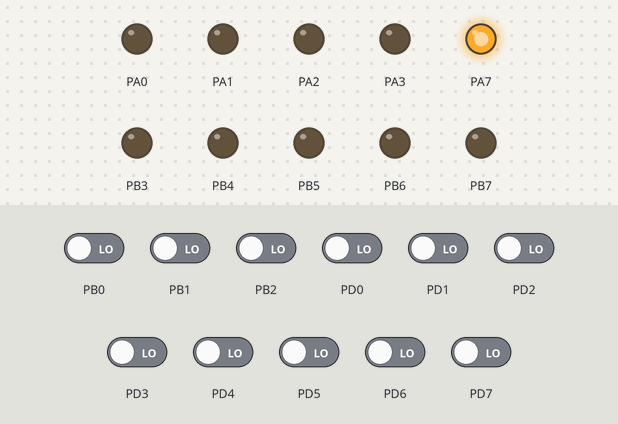
Simulated run of this program. Board: ATmega32, built with avr-gcc and emulated at 1 MHz. On the bench: output pins drawn as LEDs (lit = HIGH). The test bench sets the inputs (shaded band); at power-on: PB0–2, PD0–7 LOW.

Above: at 1.2 s.
1.3 s: PB2 driven HIGH
At 2.0 s:
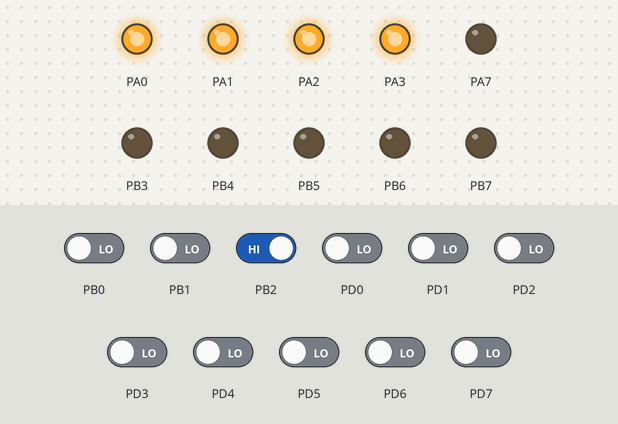
2.8 s: PD0 driven HIGH
At 3.1 s:
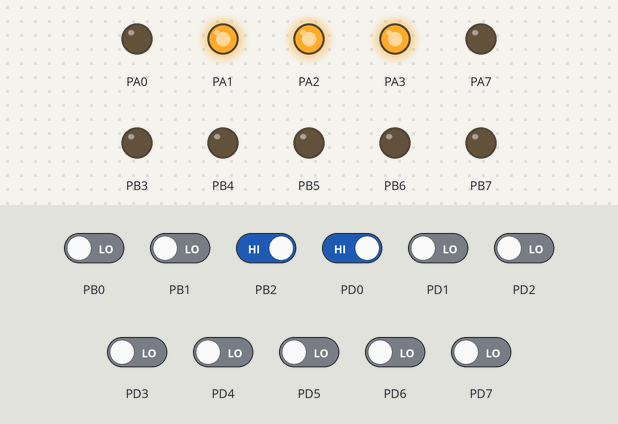
4.3 s: PB0 driven HIGH
At 5.4 s:
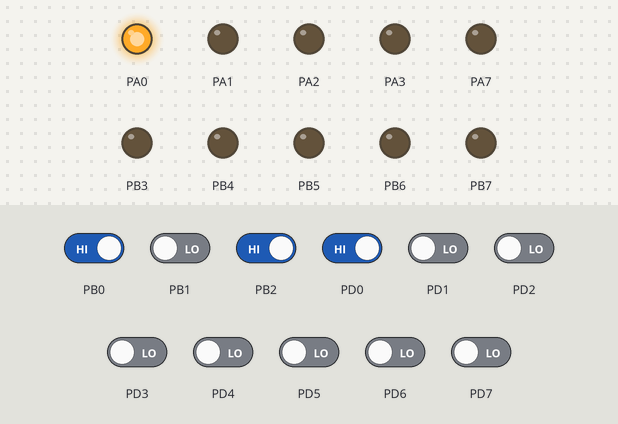
5.8 s: PD1 driven HIGH
At 6.6 s:
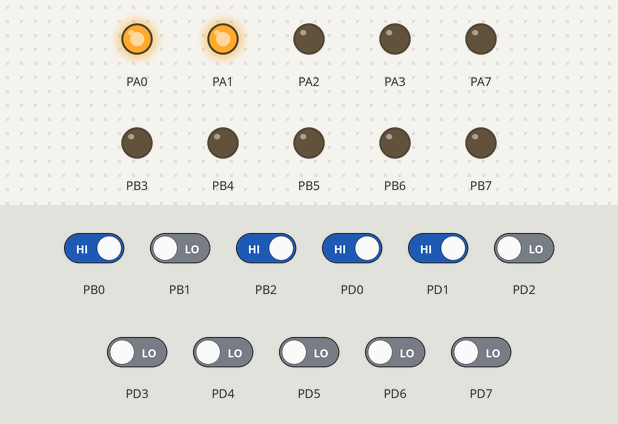
7.3 s: PD2 driven HIGH
At 7.7 s:
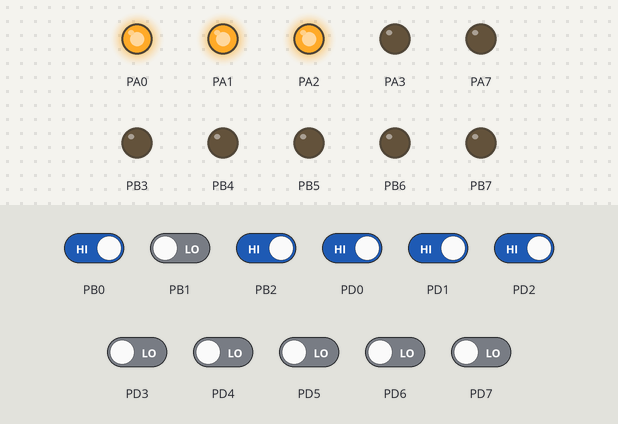
8.8 s: PD5 driven HIGH
At 10.1 s:
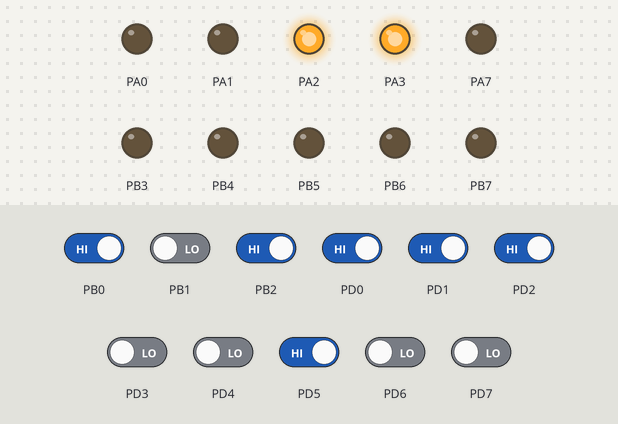
Timing chart, 0 to 11.3 s (numbered marks = the images above; inputs shaded):
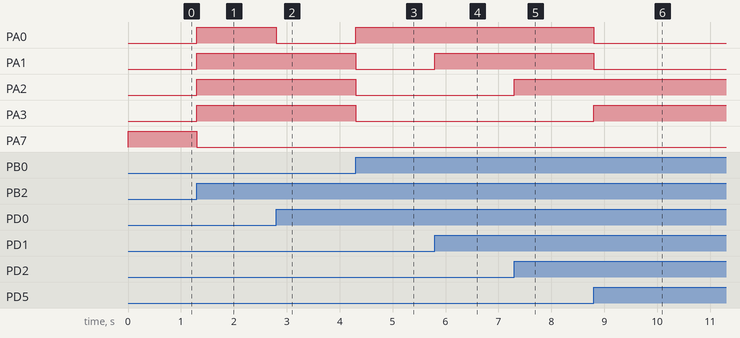

Measured:
- after the input at 1.3 s, PA0–3: LOW → HIGH at once; PA7: HIGH → LOW at once
- after the input at 2.8 s, PA0: HIGH → LOW at once
- after the input at 4.3 s, PA0: LOW → HIGH at once; PA1–3: HIGH → LOW at once
- after the input at 5.8 s, PA1: LOW → HIGH at once
- after the input at 7.3 s, PA2: LOW → HIGH at once
- after the input at 8.8 s, PA0, PA1: HIGH → LOW at once; PA3: LOW → HIGH at once

The program:

main.c
```c
/*
 * ALU.c
 *
 * Created: 2/12/2023 3:39:59 PM
 * Author : Anonto
 */

#include <avr/io.h>
#define F_CPU 1000000
#include <util/delay.h>

int main(void)
{

	//first 4 bits data1, second 4 bits are data2
	DDRD = 0x00;
	//ALU control bits - first 3 bits
	DDRB = 0xF8;

	//first 4 bits are result, D[7] is zero flag
	DDRA = 0x8f;

	unsigned int ALU_control;
	unsigned int data1,data2;
	unsigned int ALU_result = 0;

	while (1)
	{
		ALU_control = (0b111 & PINB);

		data1 = PIND & 0x0F;
		data2 = (PIND & 0xF0) >> 4;
		ALU_result = 0;

		if(ALU_control == 0) {
			ALU_result = data1 + data2;
			}
		else if(ALU_control == 1){
			ALU_result = data1 - data2;
			}
		else if(ALU_control == 2) {
			ALU_result = data1 & data2;
			}
		else if(ALU_control == 3) {
			ALU_result = data1 | data2;
			}
		else if(ALU_control == 4) {
			ALU_result = ~(data1 | data2);
			}
		else if(ALU_control == 5) {
			ALU_result = data1 << data2;
			}
		else if(ALU_control == 6) {
			ALU_result = data1 >> data2;
		}

		ALU_result = ALU_result & 0b1111;

		//If result is zero, set the zero flag
		if(ALU_result == 0) {
			ALU_result = ALU_result | 0b10000000;
		}

		PORTA = ALU_result;
	}
}
```
